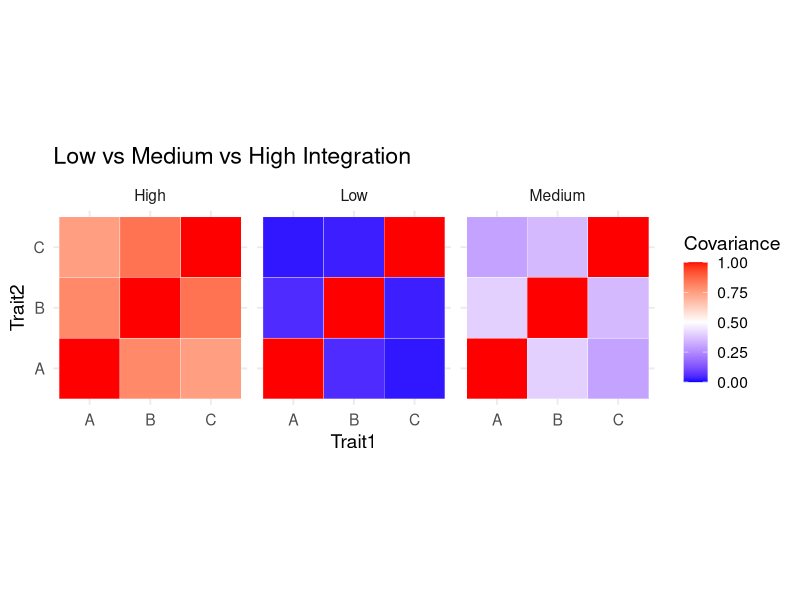
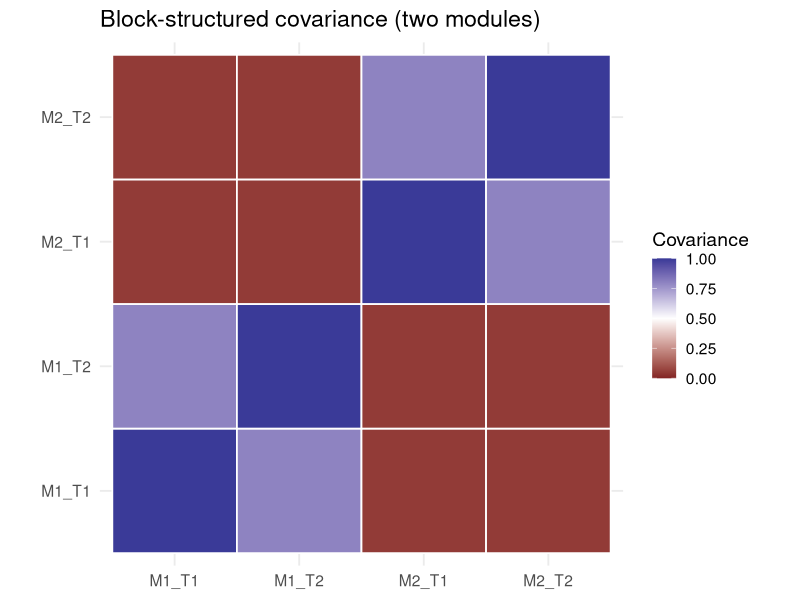
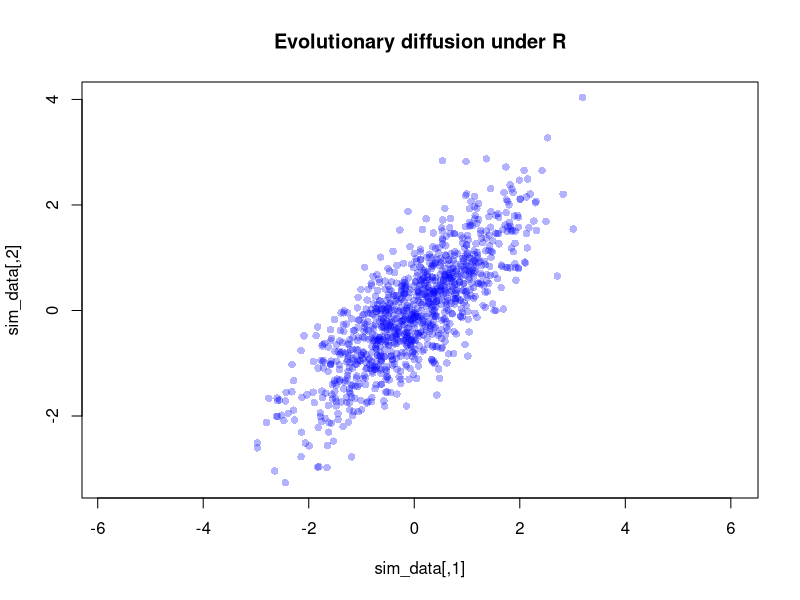
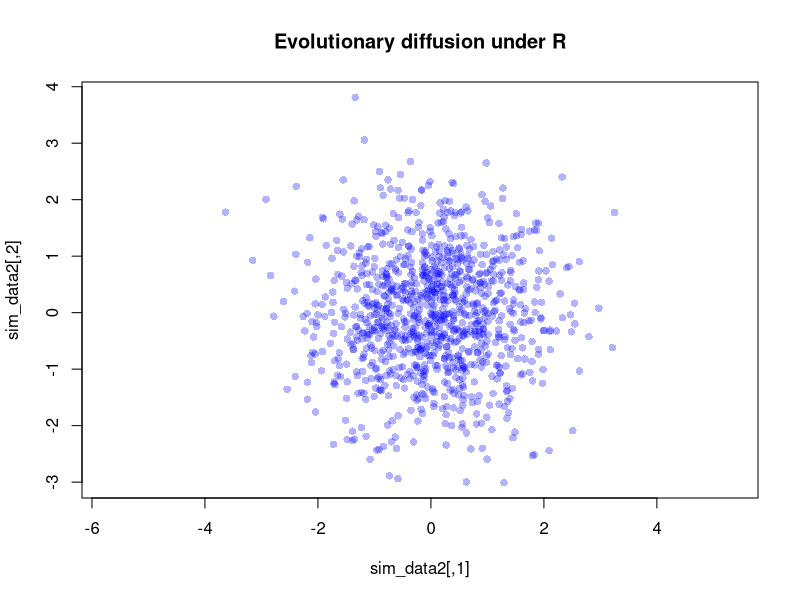
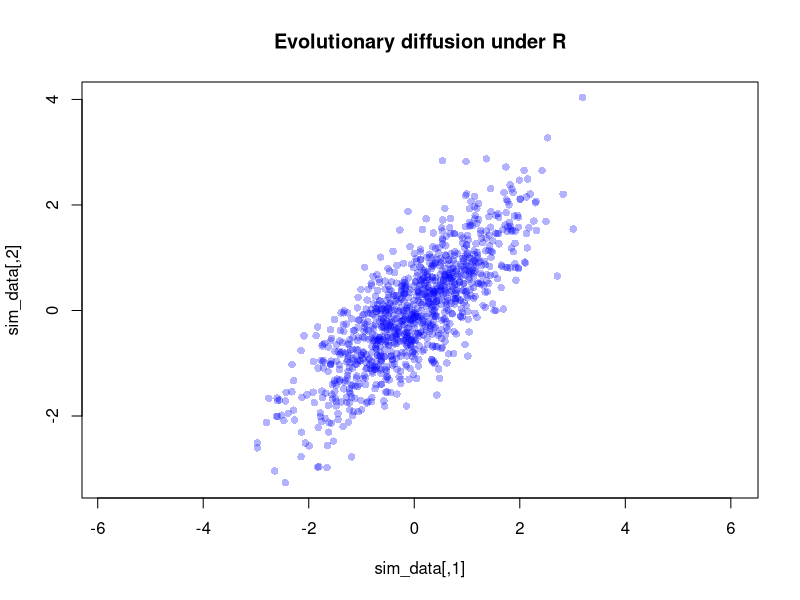
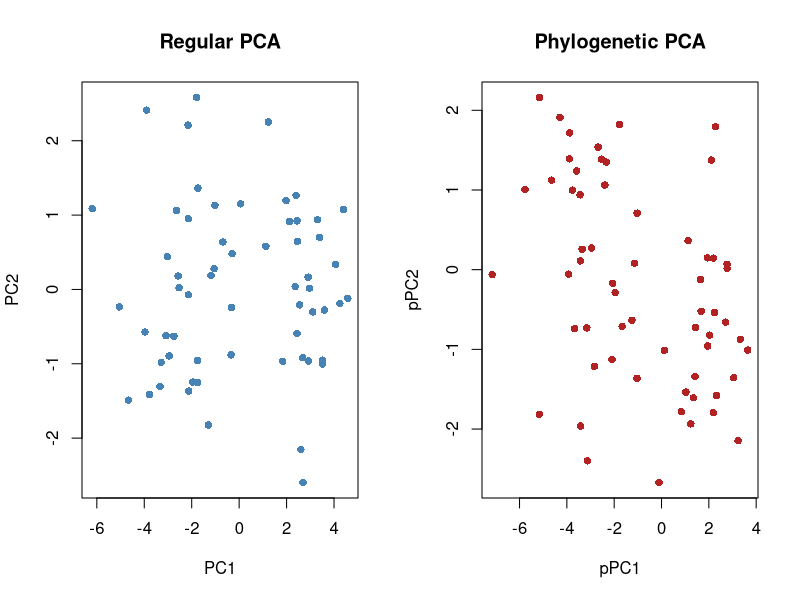

Write the R code that produced these figures, in order.
## ---- chunk 1
suppressPackageStartupMessages({
  library(ggplot2)
library(reshape2)
library(tidyverse)
})
# -----------------------------
# 1. Define covariance matrices
# -----------------------------

traits <- c("Jaw", "Head", "Body")

low_cov <- matrix(c(
  1.0, 0.05, 0.02,
  0.05, 1.0, 0.03,
  0.02, 0.03, 1.0
), nrow = 3, byrow = TRUE)

medium_cov <- matrix(c(
  1.0, 0.4, 0.3,
  0.4, 1.0, 0.35,
  0.3, 0.35, 1.0
), nrow = 3, byrow = TRUE)

high_cov <- matrix(c(
  1.0, 0.8, 0.75,
  0.8, 1.0, 0.85,
  0.75, 0.85, 1.0
), nrow = 3, byrow = TRUE)

# Add row/column names
for (mat in list(low_cov, medium_cov, high_cov)) {
  colnames(mat) <- rownames(mat) <- traits
}

# -----------------------------
# 2. Convert to tidy dataframe
# -----------------------------

make_df <- function(mat, level){
  as.data.frame(as.table(mat)) %>%
    rename(Trait1 = Var1,
           Trait2 = Var2,
           Covariance = Freq) %>%
    mutate(Integration = level)
}

df_low    <- make_df(low_cov, "Low")
df_medium <- make_df(medium_cov, "Medium")
df_high   <- make_df(high_cov, "High")

df_all <- bind_rows(df_low, df_medium, df_high)

# -----------------------------
# 3. Plot heatmaps
# -----------------------------

ggplot(df_all, aes(Trait1, Trait2, fill = Covariance)) +
  geom_tile(color = "white") +
  scale_fill_gradient2(
    low = "blue",
    mid = "white",
    high = "red",
    midpoint = 0.5,
    limits = c(0, 1)
  ) +
  facet_wrap(~ Integration) +
  coord_equal() +
  theme_minimal(base_size = 14) +
  labs(title = "Low vs Medium vs High Integration",
       fill = "Covariance")
## ---- chunk 2
traits <- c("M1_T1","M1_T2","M2_T1","M2_T2")

# Block covariance: strong within-module (A and B), weak between modules (0)
C_block <- matrix(c(
  1.0, 0.8, 0.05, 0.05,
  0.8, 1.0, 0.05, 0.05,
  0.05, 0.05, 1.0, 0.8,
  0.05, 0.05, 0.8, 1.0
), nrow = 4, byrow = TRUE)

colnames(C_block) <- rownames(C_block) <- traits

df <- as.data.frame(as.table(C_block)) %>%
  rename(Trait1 = Var1, Trait2 = Var2, Covariance = Freq)

ggplot(df, aes(Trait1, Trait2, fill = Covariance)) +
  geom_tile(color = "white", linewidth = 0.6) +
  coord_equal() +
  theme_minimal(base_size = 14) +
  theme(axis.title = element_blank()) +
  labs(title = "Block-structured covariance (two modules)") +
  scale_fill_gradient2(midpoint = 0.5, limits = c(0, 1))
## ---- chunk 3
R <- matrix(c(
  1.0, 0.8,
  0.8, 1.0
), nrow = 2, byrow = TRUE)

R
eigen(R)

## ---- chunk 4
library(MASS)
set.seed(1)
sim_data <- mvrnorm(n = 1000, 
                    mu = c(0,0), 
                    Sigma = R)
## ---- chunk 5
plot(sim_data,
     pch = 16,
     col = rgb(0,0,1,0.3),
     asp = 1,
     main = "Evolutionary diffusion under R")
## ---- chunk 6
R2 <- matrix(c(
  1.0, 0.0,
  0.0, 1.0
), nrow = 2)

eigen(R2)
set.seed(1)

sim_data2 <- mvrnorm(n = 1000, 
                    mu = c(0,0), 
                    Sigma = R2)
## ---- chunk 7
plot(sim_data2,
     pch = 16,
     col = rgb(0,0,1,0.3),
     asp = 1,
     main = "Evolutionary diffusion under R")
## ---- chunk 8
plot(sim_data,
     pch = 16,
     col = rgb(0,0,1,0.3),
     asp = 1,
     main = "Evolutionary diffusion under R")
## ---- chunk 9
# ---------------------------------
# 1. Load packages
# ---------------------------------
library(ape)
library(phytools)

set.seed(123)

# ---------------------------------
# 2. Simulate phylogeny
# ---------------------------------
tree <- rtree(60)

# ---------------------------------
# 3. Simulate 2 traits under BM
# ---------------------------------
R <- matrix(c(
  1.0, 0.7,
  0.7, 1.0
), 2, 2)

X <- fastBM(tree, nsim = 2, sig2 = 1)
X <- as.matrix(X)

# ---------------------------------
# 4. Add a clade-level shift
# ---------------------------------
# Pick a large clade
clade_node <- getMRCA(tree, tree$tip.label[1:30])
clade_tips <- extract.clade(tree, clade_node)$tip.label

# Add a mean shift to that clade
X[clade_tips, ] <- X[clade_tips, ] + c(4, 4)

# ---------------------------------
# 5. Regular PCA
# ---------------------------------
pca <- prcomp(X, scale. = FALSE)

# ---------------------------------
# 6. Phylogenetic PCA
# ---------------------------------
ppca <- phyl.pca(tree, X, method = "BM")

# ---------------------------------
# 7. Plot side by side
# ---------------------------------
par(mfrow = c(1,2))

plot(pca$x[,1], pca$x[,2],
     pch = 16,
     col = "steelblue",
     main = "Regular PCA",
     xlab = "PC1",
     ylab = "PC2")

plot(ppca$S[,1], ppca$S[,2],
     pch = 16,
     col = "firebrick",
     main = "Phylogenetic PCA",
     xlab = "pPC1",
     ylab = "pPC2")
